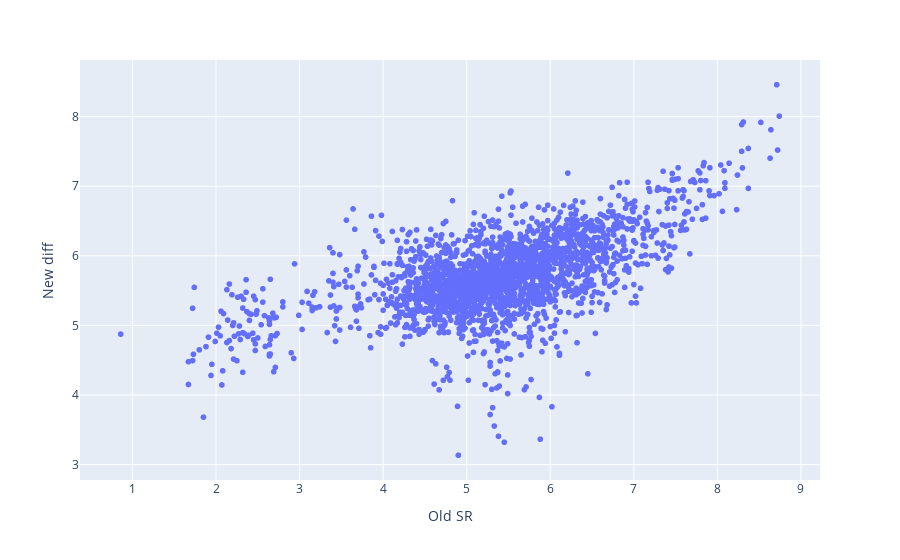

Here is the notebook cell this chart was saved with:
### Code cell
# plotly
import plotly.express as px
import pandas as pd

data = {'Old SR': xs, 'New diff': ys, 'Name': ms}
df = pd.DataFrame(data)

fig = px.scatter(df, x = 'Old SR', y = 'New diff', hover_data = ['Name'])
fig.show()

### Figure 1 — Plotly figure (JSON) as saved in the notebook; plotly's stock layout.template omitted (floating-point values rounded to 4 significant figures; data arrays with more than 128 entries replaced by an {"elided": "..."} marker saying what was removed)
{"data": [{"customdata": {"elided": "2282x1 str values"}, "hovertemplate": "Old SR=%{x}<br>New diff=%{y}<br>Name=%{customdata[0]}<extra></extra>", "legendgroup": "", "marker": {"color": "#636efa", "symbol": "circle"}, "mode": "markers", "name": "", "showlegend": false, "type": "scattergl", "x": {"elided": "2282 float values"}, "xaxis": "x", "y": {"elided": "2282 float values"}, "yaxis": "y"}], "layout": {"legend": {"tracegroupgap": 0}, "margin": {"t": 60}, "xaxis": {"anchor": "y", "domain": [0, 1], "title": {"text": "Old SR"}}, "yaxis": {"anchor": "x", "domain": [0, 1], "title": {"text": "New diff"}}}}
